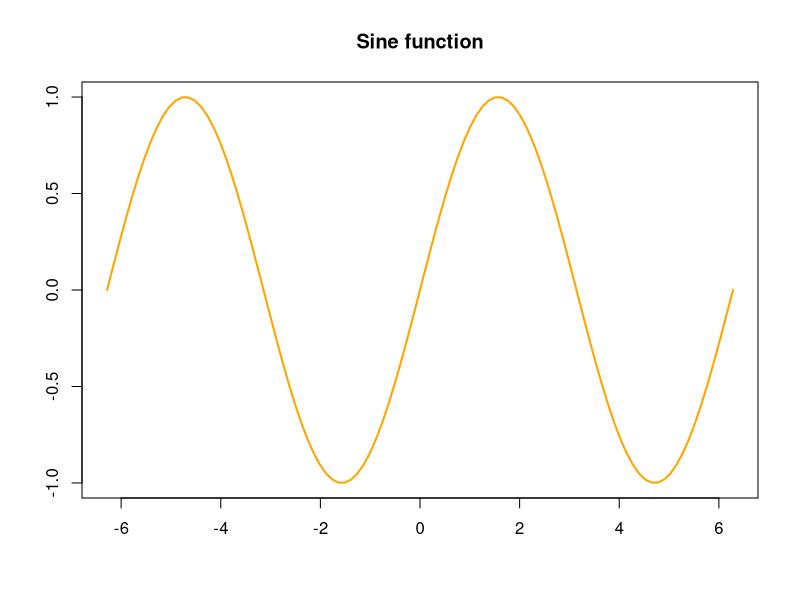

Reproduce this figure in R.
### script.R contains R script to demonstrate sourcing from script files

# print information about this process
print(paste0("print: This script was run at: ", format(Sys.time())))
cat("cat: This script was run at:", format(Sys.time()), "\n")

# display first 6 rows of cars data frame
head(cars)

# define a function
fun_c <- function(x) x+1

# read a line from console
readline("Press Return to continue")

# plot sine function in x11 window
x11()
curve(expr=sin, type="l", xlim=c(-2*pi, 2*pi),
      xlab="", ylab="", lwd=2, col="orange",
      main="Sine function")
